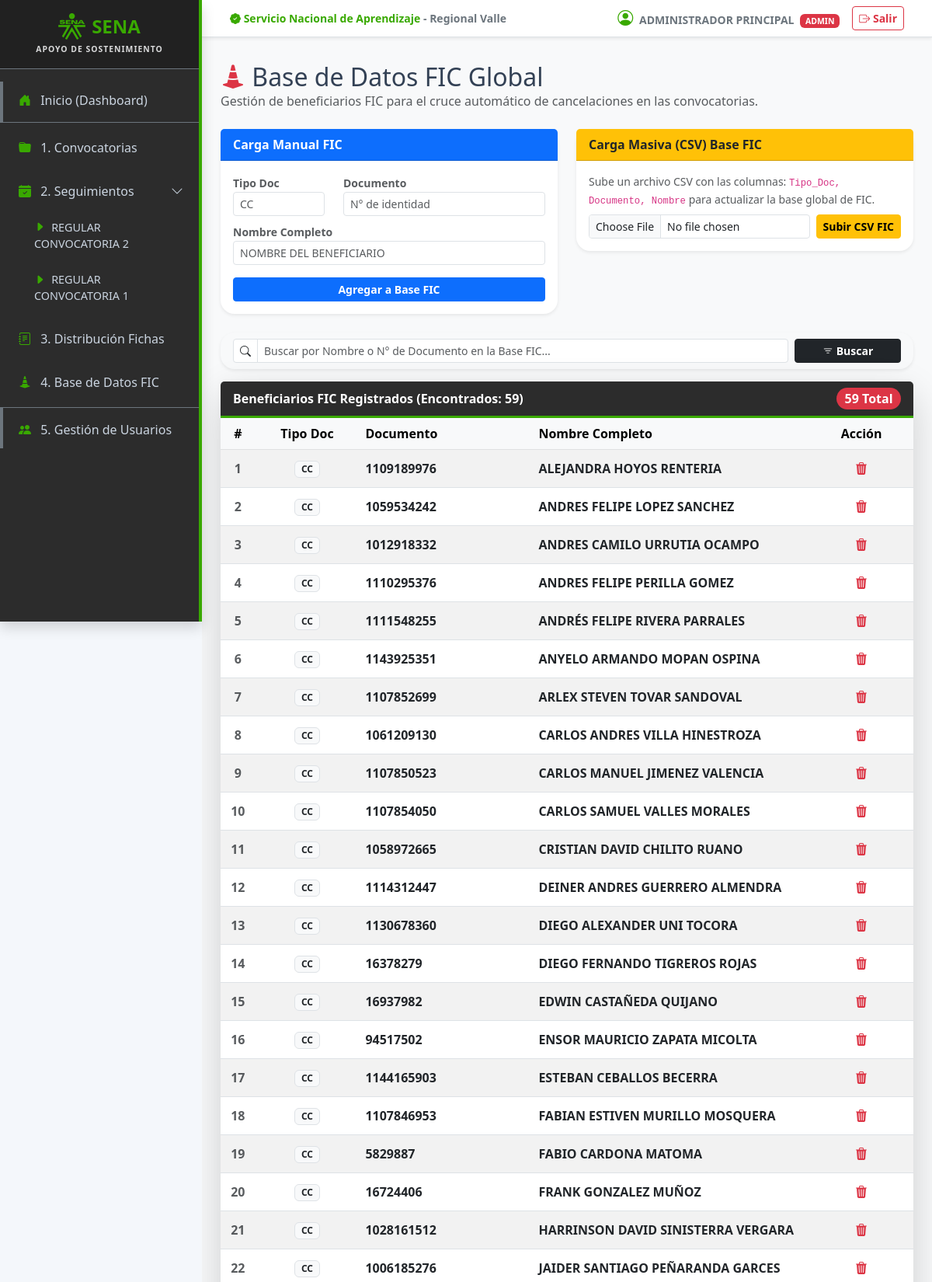
/modules/fic/index.php (signed in, upper part), run on the app's committed database.
### tables this page shows
CREATE TABLE `convocatorias` (
  `id` int(10) UNSIGNED NOT NULL,
  `nombre` varchar(150) NOT NULL,
  `periodo` varchar(30) NOT NULL,
  `cupos` int(10) UNSIGNED NOT NULL DEFAULT 0,
  `presupuesto` decimal(15,2) NOT NULL DEFAULT 0.00,
  `created_at` timestamp NOT NULL DEFAULT current_timestamp()
);

CREATE TABLE `base_fic` (
  `id` int(10) UNSIGNED NOT NULL,
  `documento` varchar(50) NOT NULL,
  `nombre` varchar(250) NOT NULL
);

### modules/fic/index.php (the view, shortened to what this page needs)
<?php
require_once '../../config/database.php';
require_once '../../includes/header.php';
$es_visualizador = (isset($_SESSION['rol']) && $_SESSION['rol'] === 'visualizador');
$busqueda = trim($_GET['q'] ?? '');
$sqlFic = "SELECT * FROM base_fic";
$paramsFic = [];
$sqlFic .= " ORDER BY nombre ASC";
$stmtFic = $pdo->prepare($sqlFic);
$stmtFic->execute($paramsFic);
$lista_fic = $stmtFic->fetchAll(PDO::FETCH_ASSOC);
?>
<div class="d-flex justify-content-between align-items-center mb-4">
    <div>
        <h2 class="mb-0"><i class="bi bi-cone-striped text-danger"></i> Base de Datos FIC Global</h2>
        <p class="text-muted mb-0">Gestión de beneficiarios FIC para el cruce automático de cancelaciones en las convocatorias.</p>
    </div>
</div>
<?php if (!$es_visualizador): ?>
<div class="row mb-4">
    <div class="col-xl-6 mb-3 mb-xl-0">
        <div class="card shadow-sm border-primary h-100">
            <div class="card-header bg-primary text-white fw-bold py-2">Carga Manual FIC</div>
            <div class="card-body">
                <form method="POST">
                    <div class="row">
                        <div class="col-md-4 mb-2">
                            <label class="small text-muted fw-bold">Tipo Doc</label>
                            <input type="text" name="tipo_documento" class="form-control form-control-sm" placeholder="CC" required>
                        </div>
                        <div class="col-md-8 mb-2">
                            <label class="small text-muted fw-bold">Documento</label>
                            <input type="number" name="documento" class="form-control form-control-sm" placeholder="N° de identidad" required>
                        </div>
                        <div class="col-12 mb-2">
                            <label class="small text-muted fw-bold">Nombre Completo</label>
                            <input type="text" name="nombre" class="form-control form-control-sm text-uppercase" placeholder="Nombre del beneficiario" required>
                        </div>
                    </div>
                    <button type="submit" name="guardar_fic_manual" class="btn btn-primary btn-sm w-100 fw-bold mt-2">Agregar a Base FIC</button>
                </form>
            </div>
        </div>
    </div>
    <div class="col-xl-6">
        <div class="card shadow-sm border-warning h-100">
            <div class="card-header bg-warning text-dark fw-bold py-2">Carga Masiva (CSV) Base FIC</div>
            <div class="card-body d-flex flex-column justify-content-center">
                <p class="small text-muted mb-2">Sube un archivo CSV con las columnas: <code>Tipo_Doc, Documento, Nombre</code> para actualizar la base global de FIC.</p>
                <form method="POST" enctype="multipart/form-data" class="d-flex gap-2">
                    <input type="file" name="archivo_csv" class="form-control form-control-sm" accept=".csv" required>
                    <button type="submit" name="subir_fic_csv" class="btn btn-warning btn-sm fw-bold text-nowrap">Subir CSV FIC</button>
                </form>
            </div>
        </div>
    </div>
</div>
<?php endif; ?>
<div class="card shadow-sm mb-3 bg-light border-0">
    <div class="card-body py-2">
        <form method="GET" class="row g-2 align-items-center">
            <div class="col-md-10">
                <div class="input-group input-group-sm">
                    <span class="input-group-text bg-white"><i class="bi bi-search"></i></span>
                    <input type="text" name="q" class="form-control" placeholder="Buscar por Nombre o N° de Documento en la Base FIC..." value="<?= htmlspecialchars($busqueda) ?>">
                </div>
            </div>
            <div class="col-md-2 d-flex gap-1">
                <button type="submit" class="btn btn-sm btn-dark fw-bold w-100"><i class="bi bi-filter"></i> Buscar</button>
            </div>
        </form>
    </div>
</div>
<div class="row">
    <div class="col-12">
        <div class="card shadow-sm border-0 shadow-lg">
            <div class="card-header bg-dark text-white fw-bold d-flex justify-content-between align-items-center">
                <span>Beneficiarios FIC Registrados (Encontrados: <?= count($lista_fic) ?>)</span>
                <span class="badge bg-danger fs-6 rounded-pill"><?= count($lista_fic) ?> Total</span>
            </div>
            <div class="card-body p-0">
                <div class="table-responsive">
                    <table class="table table-hover table-striped mb-0 align-middle">
                        <thead class="table-light">
                            <tr>
                                <th class="text-center" style="width: 5%;">#</th>
                                <th class="text-center" style="width: 15%;">Tipo Doc</th>
                                <th style="width: 25%;">Documento</th>
                                <th>Nombre Completo</th>
                                <?php if (!$es_visualizador): ?><th class="text-center" style="width: 15%;">Acción</th><?php endif; ?>
                            </tr>
                        </thead>
                        <tbody>
                            <?php $item = 1; foreach ($lista_fic as $fic):
                                $tipo_doc_val = $fic['tipo_documento'] ?? ($fic['tipo_doc'] ?? 'CC');
                            ?>
                            <tr>
                                <td class="text-center fw-bold text-muted"><?= $item++ ?></td>
                                <td class="text-center"><span class="badge bg-light text-dark border"><?= htmlspecialchars($tipo_doc_val) ?></span></td>
                                <td class="fw-bold"><?= htmlspecialchars($fic['documento']) ?></td>
                                <td class="fw-bold text-uppercase text-dark"><?= htmlspecialchars($fic['nombre']) ?></td>
                                <?php if (!$es_visualizador): ?>
                                <td class="text-center">
                                    <form method="POST" class="m-0" onsubmit="return confirm('¿Estás seguro de eliminar a <?= addslashes($fic['nombre']) ?> de la Base FIC?');">
                                        <button type="submit" name="eliminar_fic_id" class="btn btn-sm btn-outline-danger border-0" title="Eliminar registro">
                                            <i class="bi bi-trash3-fill fs-6"></i>
                                        </button>
                                    </form>
                                </td>
                                <?php endif; ?>
                            </tr>
                            <?php endforeach; ?>
                        </tbody>
                    </table>
                </div>
            </div>
        </div>
    </div>
</div>
<?php require_once '../../includes/footer.php'; ?>

### includes/header.php (shortened to what this page needs)
<?php
$rol_actual =$_SESSION['rol'] ?? 'visualizador';
$nombre_usuario =$_SESSION['nombre'] ?? 'Usuario';
if (isset($pdo)) {
    $stmtSidebar =$pdo->query("SELECT id, nombre FROM convocatorias ORDER BY id DESC");
    $lista_convocatorias =$stmtSidebar->fetchAll(PDO::FETCH_ASSOC);
} else {
    $lista_convocatorias = [];
}
?>
<!DOCTYPE html>
<html lang="es">
<head>
    <link href="https://cdn.jsdelivr.net/npm/bootstrap@5.3.0/dist/css/bootstrap.min.css" rel="stylesheet">
    <link rel="stylesheet" href="https://cdn.jsdelivr.net/npm/bootstrap-icons@1.10.5/font/bootstrap-icons.css">
    <link rel="stylesheet" href="/seguimiento-regular/assets/css/sena.css">
</head>
<body>
<div class="d-flex" id="wrapper">
    <div class="text-white shadow" id="sidebar-wrapper">
        <div class="py-3 text-center border-bottom border-secondary mb-3 bg-black bg-opacity-25 px-2">
            <div class="d-flex align-items-center justify-content-center gap-2 mb-1">
                <img src="/seguimiento-regular/assets/img/logo_sena.webp" alt="Logo SENA" style="width: 35px; height: auto;">
                <span class="fw-bold fs-4 text-success m-0">SENA</span>
            </div>
            <div class="text-uppercase text-light small fw-bold" style="font-size: 0.65em; letter-spacing: 1px; opacity: 0.85;">
                Apoyo de Sostenimiento
            </div>
        </div>
        <a href="/seguimiento-regular/index.php" class="sidebar-link border-bottom border-secondary pb-3">
            <i class="bi bi-house-door-fill me-2 text-success"></i> Inicio (Dashboard)
        </a>
        <a href="/seguimiento-regular/modules/convocatorias/index.php" class="sidebar-link mt-2">
            <i class="bi bi-folder-fill me-2 text-success"></i> 1. Convocatorias
        </a>
        <div class="mt-2">
            <a href="#menuSeguimiento" data-bs-toggle="collapse" class="sidebar-link d-flex justify-content-between align-items-center">
                <span><i class="bi bi-calendar-check-fill me-2 text-success"></i> 2. Seguimientos</span>
                <i class="bi bi-chevron-down"></i>
            </a>
            <div class="collapse show" id="menuSeguimiento">
                <?php foreach ($lista_convocatorias as$c): ?>
                    <a href="/seguimiento-regular/modules/seguimiento/index.php?convocatoria_id=<?= $c['id'] ?>" class="sidebar-link submenu-link">
                        <i class="bi bi-caret-right-fill me-1 text-success"></i> <?= htmlspecialchars($c['nombre']) ?>
                    </a>
                <?php endforeach; ?>
            </div>
        </div>
        <div class="mt-2">
            <a href="/seguimiento-regular/modules/fichas/index.php" class="sidebar-link">
                <i class="bi bi-journal-text me-2 text-success"></i> 3. Distribución Fichas
            </a>
        </div>
        <div class="mt-2">
            <a href="/seguimiento-regular/modules/fic/index.php" class="sidebar-link">
                <i class="bi bi-cone-striped me-2 text-success"></i> 4. Base de Datos FIC
            </a>
        </div>
        <?php if ($rol_actual === 'admin'): ?>
        <div class="mt-2">
            <a href="/seguimiento-regular/modules/usuarios/index.php" class="sidebar-link border-top border-secondary pt-3">
                <i class="bi bi-people-fill me-2 text-success"></i> 5. Gestión de Usuarios
            </a>
        </div>
        <?php endif; ?>
    </div>
    <div id="page-content-wrapper" class="w-100 bg-light">
        <nav class="navbar navbar-expand-lg navbar-light bg-white border-bottom px-4 py-2 shadow-sm mb-4">
            <div class="container-fluid d-flex justify-content-between align-items-center">
                <div class="text-secondary small fw-bold">
                    <span class="text-success"><i class="bi bi-patch-check-fill"></i> Servicio Nacional de Aprendizaje</span> - Regional Valle
                </div>
                <div class="d-flex align-items-center gap-3">
                    <span class="text-secondary small">
                        <i class="bi bi-person-circle fs-5 me-1 text-success"></i>
                        <b><?= htmlspecialchars($nombre_usuario) ?></b>
                        <span class="badge bg-<?= $rol_actual === 'admin' ? 'danger' : ($rol_actual === 'gestor' ? 'success' : 'warning text-dark') ?> text-uppercase ms-1">
                            <?= $rol_actual ?>
                        </span>
                    </span>
                    <a href="/seguimiento-regular/logout.php" class="btn btn-outline-danger btn-sm fw-bold">
                        <i class="bi bi-box-arrow-right"></i> Salir
                    </a>
                </div>
            </div>
        </nav>
        <div class="container-fluid px-4 py-2">

### includes/footer.php (shortened to what this page needs)
</div>
    </div>
</div>
</body>
</html>

### assets/css/sena.css (style rules this page uses)
:root { --sena-verde: #39A900; --sena-verde-dark: #2d8500; --sena-gris-oscuro: #2C2C2C; }
html, body { height: 100%; margin: 0; background-color: #f4f7fb !important; font-family: 'Segoe UI', Tahoma, Geneva, Verdana, sans-serif; color: #334155; }
#wrapper { display: flex; width: 100%; min-height: 100vh; align-items: stretch; }
#sidebar-wrapper { width: 260px; min-width: 260px; background-color: var(--sena-gris-oscuro) !important; border-right: 4px solid var(--sena-verde); position: sticky; top: 0; height: 100vh; overflow-y: auto; z-index: 1000; }
.sidebar-link { color: #cbd5e1; text-decoration: none; display: block; padding: 12px 20px; transition: 0.2s ease-in-out; border-left: 4px solid transparent; }
.submenu-link { padding-left: 40px; font-size: 0.9em; }
#page-content-wrapper { width: 100%; min-height: 100vh; overflow-x: hidden; display: flex; flex-direction: column; background-color: #f4f7fb; }
#page-content-wrapper > .container-fluid:last-child { flex: 1; }
.card { border: 0; border-radius: 18px; box-shadow: 0 8px 24px rgba(20,40,80,.08); height: auto !important; }
.card-header.bg-dark { background-color: var(--sena-gris-oscuro) !important; border-bottom: 3px solid var(--sena-verde); }
.text-success { color: var(--sena-verde) !important; }

### data on the page
convocatorias: nombre "REGULAR CONVOCATORIA 2"
convocatorias: nombre "REGULAR CONVOCATORIA 1"
base_fic: tipo_doc_val "CC", documento "1109189976", nombre "ALEJANDRA HOYOS RENTERIA"
base_fic: tipo_doc_val "CC", documento "1059534242", nombre "ANDRES FELIPE LOPEZ SANCHEZ"
base_fic: tipo_doc_val "CC", documento "1012918332", nombre "ANDRES CAMILO URRUTIA OCAMPO"
base_fic: tipo_doc_val "CC", documento "1110295376", nombre "ANDRES FELIPE PERILLA GOMEZ"
base_fic: tipo_doc_val "CC", documento "1111548255", nombre "ANDRÉS FELIPE RIVERA PARRALES"
base_fic: tipo_doc_val "CC", documento "1143925351", nombre "ANYELO ARMANDO MOPAN OSPINA"
base_fic: tipo_doc_val "CC", documento "1107852699", nombre "ARLEX STEVEN TOVAR SANDOVAL"
base_fic: tipo_doc_val "CC", documento "1061209130", nombre "CARLOS ANDRES VILLA HINESTROZA"
base_fic: tipo_doc_val "CC", documento "1107850523", nombre "CARLOS MANUEL JIMENEZ VALENCIA"
base_fic: tipo_doc_val "CC", documento "1107854050", nombre "CARLOS SAMUEL VALLES MORALES"
base_fic: tipo_doc_val "CC", documento "1058972665", nombre "CRISTIAN DAVID CHILITO RUANO"
base_fic: tipo_doc_val "CC", documento "1114312447", nombre "DEINER ANDRES GUERRERO ALMENDRA"
base_fic: tipo_doc_val "CC", documento "1130678360", nombre "DIEGO ALEXANDER UNI TOCORA"
base_fic: tipo_doc_val "CC", documento "16378279", nombre "DIEGO FERNANDO TIGREROS ROJAS"
base_fic: tipo_doc_val "CC", documento "16937982", nombre "EDWIN CASTAÑEDA QUIJANO"
base_fic: tipo_doc_val "CC", documento "94517502", nombre "ENSOR MAURICIO ZAPATA MICOLTA"
base_fic: tipo_doc_val "CC", documento "1144165903", nombre "ESTEBAN CEBALLOS BECERRA"
base_fic: tipo_doc_val "CC", documento "1107846953", nombre "FABIAN ESTIVEN MURILLO MOSQUERA"
base_fic: tipo_doc_val "CC", documento "5829887", nombre "FABIO CARDONA MATOMA"
base_fic: tipo_doc_val "CC", documento "16724406", nombre "FRANK GONZALEZ MUÑOZ"
base_fic: tipo_doc_val "CC", documento "1028161512", nombre "HARRINSON DAVID SINISTERRA VERGARA"
base_fic: tipo_doc_val "CC", documento "1006185276", nombre "JAIDER SANTIAGO PEÑARANDA GARCES"

### other printed values
$nombre_usuario "ADMINISTRADOR PRINCIPAL"
$rol_actual "ADMIN"
count($lista_fic) "59"
